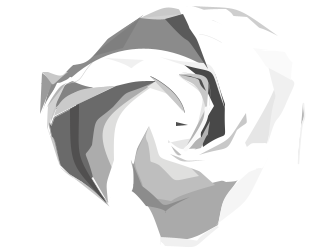
Frame 1 (no input)
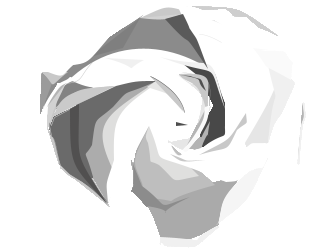
Frame 60 (the mouse pressed at the canvas centre just before this capture)
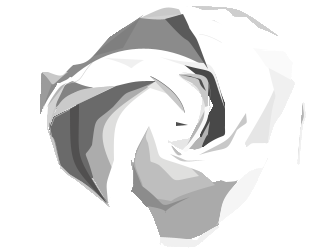
Frame 120 (the mouse held since frame 60 and released just before this capture)

The Processing sketch that drew these frames (run headless with seeded random() and noise(); from frame 60 on, the mouse is pressed at the canvas centre):

// Processing sketch: processing_49830
// ── processing_49830.pde

//processing assignment 1 shapes
//by katy law
//source img: http://www.flickr.com/photos/dareangel/2879784614/lightbox/



void setup() {
  size(336, 252);
  background(#ffffff); //white
}

void draw() {

  //everything below is smooth
  smooth(); 
  noStroke();

  fill(#8B8B8B);
  triangle(42, 114, 51, 82, 60, 77);
  //top big quad
  fill(#8B8B8B);
  quad(41, 84, 143, 15, 186, 10, 216, 72);
  fill(#9b9b9b);
  triangle(40, 114, 42, 73, 53, 81);
  fill(#c8c8c8);
  bezier(42, 72, 58, 88, 46, 89, 68, 72);
  fill(#7F7F7F);
  triangle(90, 57, 123, 48, 140, 18);
  fill(#ffffff);
  bezier(44, 69, 82, 63, 79, 68, 102, 45);
  bezier(140, 18, 157, 0, 184, 0, 192, 13);
  fill(210);
  bezier(140, 18, 165, 21, 170, 20, 191, 10);
  fill(#ffffff);
  bezier(43, 70, 75, 83, 52, 72, 96, 51);
  fill(#C9C9C9);
  bezier(140, 18, 169, 5, 164, 5, 192, 13);


  fill(#ffffff);
  bezier(40, 116, 93, 30, 170, 37, 222, 78);



  fill(#c8c8c8);
  bezier(50, 124, 56, 88, 48, 100, 66, 85);
  fill(#838383);
  bezier(56, 109, 56, 78, 84, 74, 93, 88);
  fill(#ffffff);
  bezier(70, 80, 94, 91, 99, 90, 156, 80);
  noFill();
  stroke(200);
  strokeWeight(.5);
  bezier(64, 83, 84, 82, 78, 76, 92, 62);




  fill(#6a6a6a);//left big grey area 
  beginShape();
  vertex(48, 120);
  vertex(51, 125);
  vertex(54, 117);
  vertex(75, 106);
  vertex(75, 151);
  vertex(108, 205);
  vertex(82, 182);
  vertex(69, 174);
  vertex(60, 165);
  vertex(51, 135);
  vertex(48, 120);
  endShape();
  strokeWeight(.25);
  fill(200);
  bezier(48, 129, 52, 147, 52, 121, 59, 164);
  bezier(60, 167, 79, 186, 78, 173, 108, 205);

  noStroke();
  fill(#cacaca);
  bezier(54, 109, 79, 88, 74, 89, 115, 86);
  bezier(54, 116, 60, 94, 74, 89, 115, 86);

  fill(#ACACAC);
  quad(156, 82, 96, 96, 82, 158, 108, 203);


  fill(#6a6a6a);
  beginShape();
  vertex(76, 105);
  bezierVertex(116, 86, 76, 105, 116, 86);
  bezierVertex(136, 81, 136, 81, 157, 81);
  bezierVertex(119, 98, 132, 86, 113, 107);
  bezierVertex(94, 124, 96, 114, 92, 145);
  bezierVertex(83, 161, 84, 144, 93, 177);
  bezierVertex(83, 185, 85, 180, 108, 203);
  bezierVertex(69, 153, 69, 153, 76, 105);
  endShape();



  fill(#515050);//deep grey line left
  beginShape();
  vertex(70, 109);
  bezierVertex(70, 170, 71, 163, 107, 204);
  bezierVertex(73, 149, 79, 164, 79, 104);
  endShape();

  fill(#DEDEDD);//1st grey away from center
  bezier(156, 82, 103, 117, 91, 123, 113, 170);

  fill(170);//bottom large grey shape
  beginShape();
  vertex(239, 178);
  bezierVertex(223, 202, 223, 197, 218, 225);
  bezierVertex(191, 240, 195, 238, 163, 243);
  bezierVertex(151, 210, 154, 213, 134, 188);
  bezierVertex(133, 167, 135, 178, 130, 157);
  bezierVertex(137, 179, 131, 143, 149, 126);
  bezierVertex(188, 220, 167, 186, 239, 178);
  endShape();

  fill(190);//bottom 2nd layer
  beginShape();
  vertex(149, 126);
  bezierVertex(130, 165, 133, 160, 142, 183);
  bezierVertex(148, 205, 122, 165, 139, 197);
  bezierVertex(202, 202, 138, 206, 215, 185);
  endShape();

  fill(#DFDFDE);//bottom 3rd layer
  beginShape();
  vertex(149, 126);
  bezierVertex(145, 137, 145, 137, 148, 143);
  bezierVertex(153, 169, 146, 158, 159, 165);
  bezierVertex(180, 184, 167, 182, 199, 176);
  endShape();

  fill(140);
  beginShape();
  vertex(133, 164);
  bezierVertex(137, 212, 121, 174, 146, 206);
  bezierVertex(190, 212, 139, 221, 190, 197);
  bezierVertex(152, 209, 173, 209, 142, 186);
  endShape();

  fill(230);//right grey area
  bezier(186, 6, 289, 59, 289, 59, 259, 175);

  fill(#ffffff);
  beginShape();
  vertex(149, 126);
  bezierVertex(170, 175, 137, 144, 226, 182);
  bezierVertex(240, 181, 237, 182, 249, 169);
  bezierVertex(267, 168, 261, 171, 266, 157);
  bezierVertex(278, 145, 289, 149, 265, 143);
  bezierVertex(246, 144, 257, 140, 239, 153);
  bezierVertex(296, 56, 304, 55, 178, 7);
  bezierVertex(237, 134, 243, 108, 204, 147);
  bezierVertex(173, 156, 180, 163, 168, 139);
  bezierVertex(208, 116, 217, 109, 160, 81);
  bezierVertex(115, 112, 113, 116, 114, 160);
  bezierVertex(105, 188, 106, 179, 108, 203);
  endShape();

  fill(245);//bottom right grey
  beginShape();
  vertex(216, 225);
  bezierVertex(253, 196, 243, 208, 269, 156);
  bezierVertex(259, 175, 267, 164, 249, 172);
  bezierVertex(216, 200, 224, 204, 218, 224);
  endShape();

  fill(240);
  beginShape();
  vertex(219, 227);
  bezierVertex(187, 252, 205, 247, 165, 246);
  bezierVertex(156, 233, 162, 256, 160, 237);
  bezierVertex(223, 240, 177, 247, 217, 226);
  endShape();

  fill(#E6E6E5);
  beginShape();
  vertex(156, 81);
  bezierVertex(177, 93, 171, 88, 183, 112);
  bezierVertex(166, 91, 174, 96, 147, 87);
  endShape();

  fill(#4E4E4E);//center
  triangle(188, 125, 176, 122, 176, 126);

  fill(#484848);
  beginShape();
  vertex(182, 63);
  bezierVertex(224, 75, 209, 60, 225, 104);
  bezierVertex(223, 151, 233, 125, 203, 147);
  bezierVertex(200, 134, 200, 134, 203, 124);
  bezierVertex(214, 106, 203, 124, 214, 106);
  bezierVertex(197, 71, 207, 84, 182, 63);
  endShape();

  fill(230);//grey next to center
  beginShape();
  vertex(168, 140);
  bezierVertex(187, 157, 190, 153, 206, 107);
  bezierVertex(198, 79, 208, 96, 176, 74);
  bezierVertex(209, 99, 205, 88, 197, 128);
  bezierVertex(188, 144, 205, 134, 168, 143);
  endShape();


  noFill();
  stroke(230);
  beginShape();
  curveVertex(207, 84);
  curveVertex(210, 106);
  curveVertex(185, 149);
  curveVertex(170, 100);
  endShape();

  stroke(190);
  beginShape();
  curveVertex(161, 78);
  curveVertex(182, 72);
  curveVertex(207, 81);
  curveVertex(209, 105);
  curveVertex(208, 112);
  endShape();

  fill(200);
  noStroke();
  beginShape();
  vertex(170, 154);
  bezierVertex(182, 162, 178, 163, 205, 160);
  bezierVertex(179, 161, 193, 162, 170, 154);
  endShape();

  fill(200);
  beginShape();
  vertex(199, 155);
  bezierVertex(231, 145, 225, 155, 237, 130);
  bezierVertex(249, 120, 247, 127, 246, 113);
  bezierVertex(225, 145, 234, 136, 199, 155);
  endShape();

  stroke(90);//near center line
  strokeWeight(.5);
  beginShape();
  curveVertex(178, 131);
  curveVertex(184, 112);
  curveVertex(173, 92);
  curveVertex(150, 76);
  curveVertex(132, 76);
  endShape();

  fill(200);
  noStroke();
  beginShape();
  vertex(179, 74);
  bezierVertex(220, 72, 206, 82, 207, 114);
  bezierVertex(199, 76, 189, 86, 179, 75);
  endShape();

  fill(80);
  beginShape();
  vertex(190, 76);
  bezierVertex(204, 81, 199, 75, 206, 91);
  bezierVertex(192, 79, 210, 80, 180, 75);
  endShape();



  noStroke();
  fill(240);
  beginShape();
  vertex(105, 58);
  bezierVertex(147, 69, 119, 73, 144, 60);
  endShape();
  beginShape();
  vertex(160, 57);
  bezierVertex(219, 72, 208, 44, 225, 109);
  bezierVertex(206, 58, 223, 78, 174, 62);
  endShape();

  fill(240);//right grey
  beginShape();
  vertex(267, 61);
  bezierVertex(281, 125, 275, 66, 268, 143);
  bezierVertex(278, 109, 275, 128, 285, 106);
  bezierVertex(300, 70, 299, 91, 266, 61);
  endShape();

  fill(250);
  beginShape();
  vertex(253, 48);
  bezierVertex(276, 77, 253, 58, 291, 80);
  bezierVertex(292, 49, 296, 73, 285, 52);
  endShape();

  fill(#cecece);//top right grey
  beginShape();
  vertex(192, 6);
  bezierVertex(241, 9, 232, 3, 278, 36);
  bezierVertex(249, 21, 269, 36, 247, 17);
  bezierVertex(224, 15, 240, 18, 226, 9);
  bezierVertex(191, 9, 214, 12, 192, 6);
  endShape();


  fill(#ffffff);
  quad(186, 6, 186, 20, 220, 20, 220, 15);
  beginShape();
  vertex(42, 67);
  bezierVertex(91, 63, 82, 69, 106, 41);
  bezierVertex(121, 21, 104, 43, 147, 12);
  endShape();

  fill(210);
  beginShape();
  vertex(47, 130);
  bezierVertex(48, 91, 48, 100, 66, 83);
  bezierVertex(53, 111, 59, 95, 47, 130);
  endShape();

  fill(90);
  beginShape();
  vertex(165, 19);
  bezierVertex(200, 58, 175, 20, 208, 69);
  bezierVertex(195, 34, 198, 41, 192, 32);
  bezierVertex(178, 11, 199, 46, 183, 14);
  endShape();



  fill(#ffffff);
  beginShape();
  vertex(265, 51);
  vertex(284, 50);
  vertex(261, 50);
  endShape();

  stroke(230);
  beginShape();
  vertex(199, 34);
  curveVertex(189, 33);
  curveVertex(200, 32);
  curveVertex(221, 42);
  curveVertex(230, 50);
  endShape();

  //editing to the right of center
  noStroke();
  fill(180);
  beginShape();
  vertex(188, 149);
  bezierVertex(208, 147, 180, 153, 201, 148);
  bezierVertex(214, 117, 204, 154, 210, 121);
  bezierVertex(189, 158, 216, 120, 187, 149);
  endShape();

  stroke(250);
  strokeWeight(4);
  beginShape();
  curveVertex(165, 158);
  curveVertex(185, 149);
  curveVertex(202, 125);
  curveVertex(206, 108);
  curveVertex(202, 81);
  endShape();

  stroke(240);//far right faint line
  strokeWeight(1.5);
  beginShape();
  curveVertex(302, 80);
  curveVertex(303, 103);
  curveVertex(304, 116);
  curveVertex(301, 128);
  curveVertex(298, 163);
  curveVertex(299, 185);
  endShape();

  stroke(#ffffff);
  strokeWeight(3);
  beginShape();
  curveVertex(43, 140);
  curveVertex(43, 112);
  curveVertex(57, 87);
  curveVertex(70, 78);
  curveVertex(77, 63);



  endShape();
}
                
